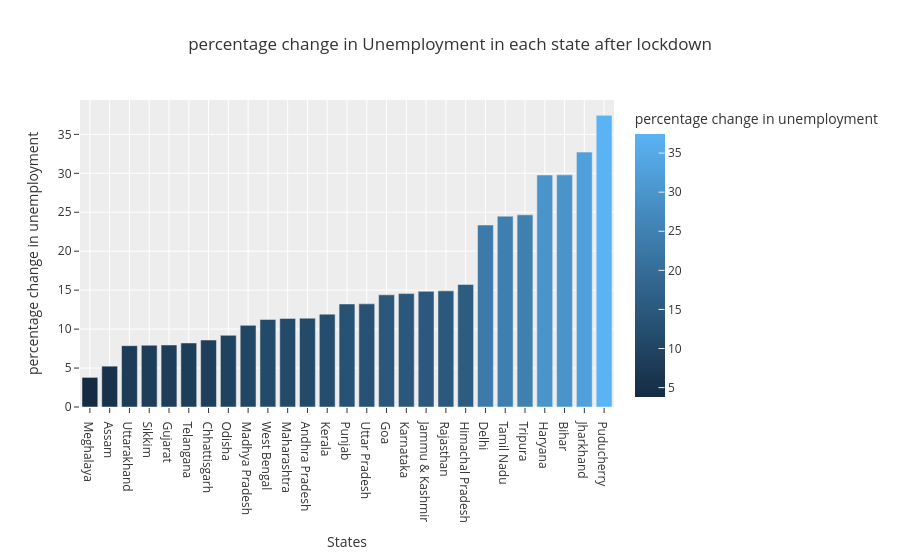

Here is the notebook cell this chart was saved with:
### Code cell
# percentage change in unemployment after lockdown

fig = px.bar(plot_per, x='States',y='percentage change in unemployment',color='percentage change in unemployment',
            title='percentage change in Unemployment in each state after lockdown',template='ggplot2')

fig.show()

### Figure 1 — Plotly figure (JSON) as saved in the notebook; plotly's stock layout.template omitted (floating-point values rounded to 4 significant figures)
{"data": [{"hovertemplate": "States=%{x}<br>percentage change in unemployment=%{marker.color}<extra></extra>", "legendgroup": "", "marker": {"color": [3.8, 5.24, 7.87, 7.93, 7.96, 8.22, 8.6, 9.2, 10.48, 11.24, 11.37, 11.4, 11.92, 13.23, 13.24, 14.4, 14.56, 14.85, 14.91, 15.73, 23.36, 24.5, 24.67, 29.78, 29.8, 32.72, 37.44], "coloraxis": "coloraxis", "pattern": {"shape": ""}}, "name": "", "orientation": "v", "showlegend": false, "textposition": "auto", "type": "bar", "x": ["Meghalaya", "Assam", "Uttarakhand", "Sikkim", "Gujarat", "Telangana", "Chhattisgarh", "Odisha", "Madhya Pradesh", "West Bengal", "Maharashtra", "Andhra Pradesh", "Kerala", "Punjab", "Uttar Pradesh", "Goa", "Karnataka", "Jammu & Kashmir", "Rajasthan", "Himachal Pradesh", "Delhi", "Tamil Nadu", "Tripura", "Haryana", "Bihar", "Jharkhand", "Puducherry"], "xaxis": "x", "y": [3.8, 5.24, 7.87, 7.93, 7.96, 8.22, 8.6, 9.2, 10.48, 11.24, 11.37, 11.4, 11.92, 13.23, 13.24, 14.4, 14.56, 14.85, 14.91, 15.73, 23.36, 24.5, 24.67, 29.78, 29.8, 32.72, 37.44], "yaxis": "y"}], "layout": {"barmode": "relative", "coloraxis": {"colorbar": {"title": {"text": "percentage change in unemployment"}}, "colorscale": [[0, "rgb(20,44,66)"], [1, "rgb(90,179,244)"]]}, "legend": {"tracegroupgap": 0}, "title": {"text": "percentage change in Unemployment in each state after lockdown"}, "xaxis": {"anchor": "y", "domain": [0, 1], "title": {"text": "States"}}, "yaxis": {"anchor": "x", "domain": [0, 1], "title": {"text": "percentage change in unemployment"}}}}
